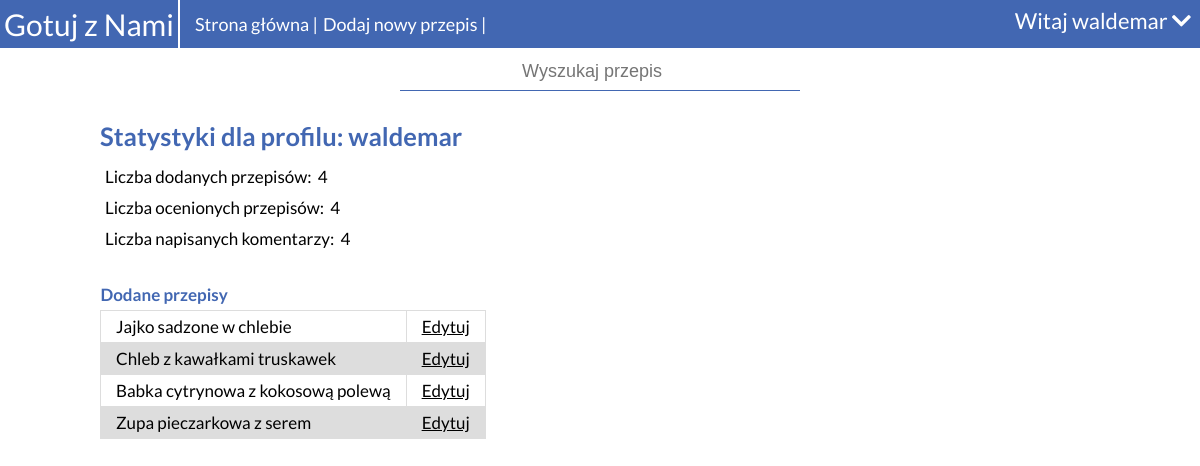
/profil.php (signed in), run on the app's committed database.
### tables this page shows
CREATE TABLE `przepisy` (
  `id_przepisu` int(11) NOT NULL,
  `tytul` varchar(50) NOT NULL,
  `skladniki` text NOT NULL,
  `przygotowanie` text NOT NULL,
  `skrot_opis` varchar(200) NOT NULL,
  `id_uzytkownika` int(20) NOT NULL,
  `id_kategori` int(11) NOT NULL,
  `czas_przygotowania` int(11) NOT NULL,
  `stopien_trudnosci` int(11) NOT NULL,
  `liczba_porcji` int(11) NOT NULL,
  `id_spos_przygotowania` int(11) NOT NULL,
  `d_bezglutenowe` tinyint(1) NOT NULL,
  `d_wegetarianskie` tinyint(1) NOT NULL,
  `d_dietetyczne` tinyint(1) NOT NULL,
  `d_dla_dzieci` tinyint(1) NOT NULL,
  `szybka_kuchnia` tinyint(1) NOT NULL
);

### profil.php (the view, shortened to what this page needs)
<?php
	require_once "polaczenie.php";
	if(isset($_SESSION['id_uzytkownika'])) { $id_uzytkownika = $_SESSION['id_uzytkownika']; }
	try {
		$polaczenie = new mysqli($host, $db_user, $db_password, $db_name);
		if($polaczenie->connect_errno!=0){
			throw new Exception(mysgli_connect_errno());
		}
		else{
			$polaczenie->query("SET NAMES 'utf8' COLLATE 'utf8_polish_ci'");
			$polaczenie->query("SET CHARSET utf8");
			$rezultat_statystyki = @$polaczenie->query("
				SELECT COUNT(przepisy.id_uzytkownika) AS ldp,
				(SELECT COUNT(oceny.id_uzytkownika) FROM oceny WHERE oceny.id_uzytkownika='$id_uzytkownika') AS lop,
				(SELECT COUNT(komentarze.id_uzytkownika) FROM komentarze WHERE komentarze.id_uzytkownika='$id_uzytkownika') AS lnk,
                (SELECT uzytkownicy.uzytkownik FROM uzytkownicy WHERE uzytkownicy.id_uzytkownika='$id_uzytkownika') AS uzytkownik
				FROM przepisy
				WHERE przepisy.id_uzytkownika='$id_uzytkownika'
				");
			$rezultat_dodane_przepisy = @$polaczenie->query("SELECT id_przepisu,tytul FROM przepisy WHERE id_uzytkownika='$id_uzytkownika'");
			$wiersz_s = $rezultat_statystyki->fetch_assoc();
		}
	} catch (Exception $e) {
		echo '<span style="color:red;">Błąd serwera przepraszamy na niedogodności</span>';
		echo "Informacja developera: ".$e;
	}
?>
<!DOCTYPE html>
<html lang="pl">
<head>
<link rel="stylesheet" type="text/css" href="style.css"/>
<link rel="stylesheet" type="text/css" href="css/fontello.css">
<link rel="stylesheet" href="https://use.fontawesome.com/releases/v5.0.13/css/all.css">
</head>
<body>
<div id="profil_kontener">
	<?php require_once "naglowek.php"; ?>
	<div class="profil_pojemnik">
		<h2>Statystyki dla profilu: <?php echo $wiersz_s['uzytkownik'] ?></h2>
		<div class="pp_info">
			Liczba dodanych przepisów:
			<span class="pp_info_w"><?php echo $wiersz_s['ldp'] ?></span>
		</div>
		<div class="pp_info">
			Liczba ocenionych przepisów:
			<span class="pp_info_w"><?php echo $wiersz_s['lop'] ?></span>
		</div>
		<div class="pp_info">
			Liczba napisanych komentarzy:
			<span class="pp_info_w"><?php echo $wiersz_s['lnk'] ?></span>
		</div>
		<table>
			<tr>
				<th>Dodane przepisy</th>
			</tr>
			<?php while($wiersz_dp = $rezultat_dodane_przepisy->fetch_assoc()){
				if($rezultat_dodane_przepisy->num_rows > 0){ ?>
					<tr>
						<td><?php echo $wiersz_dp['tytul']; ?></td>
						<td><a href="edytuj_przepis.php?id=<?php echo $wiersz_dp['id_przepisu']; $_SESSION['flaga_edycja'] = true; ?>"> Edytuj</a></td>
					</tr>
				<?php }
				else {
					echo "Brak dodanych przepisów";
				}
			 } ?>
		</table>
	</div>
</div>
</body>
</html>

### style.css (style rules this page uses)
* { margin: 0; padding: 0; }
body { margin: 0 auto; font-family: 'Lato', sans-serif; }
.profil_pojemnik { width: 1000px; margin-right: auto; margin-left: auto; margin-top: 30px; font-size: 17px; }
.profil_pojemnik h2 { color: #4267b2; margin-bottom: 10px; }
.pp_info { padding: 5px 5px }
.pp_info_w { padding-left: 3px; }
.profil_pojemnik table { margin-top: 30px; border-collapse: collapse; }
.profil_pojemnik tr:nth-child(odd) { background-color: #dddddd; }
.profil_pojemnik table tr th { text-align: left; margin-bottom: 5px; padding-bottom: 5px; color: #4267b2; background-color: white; }
.profil_pojemnik table tr td { padding: 5px 15px; border: 1px solid #dddddd; }
.profil_pojemnik table tr td a { text-decoration: underline; color: black; }

### data on the page
przepisy: tytul "Jajko sadzone w chlebie"
przepisy: tytul "Chleb z kawałkami truskawek"
przepisy: tytul "Babka cytrynowa z kokosową polewą"
przepisy: tytul "Zupa pieczarkowa z serem"

### other printed values
$_SESSION['uzytkownik'] "waldemar"
$wiersz_s['uzytkownik'] "waldemar"
$wiersz_s['ldp'] "4"
$wiersz_s['lop'] "4"
$wiersz_s['lnk'] "4"
